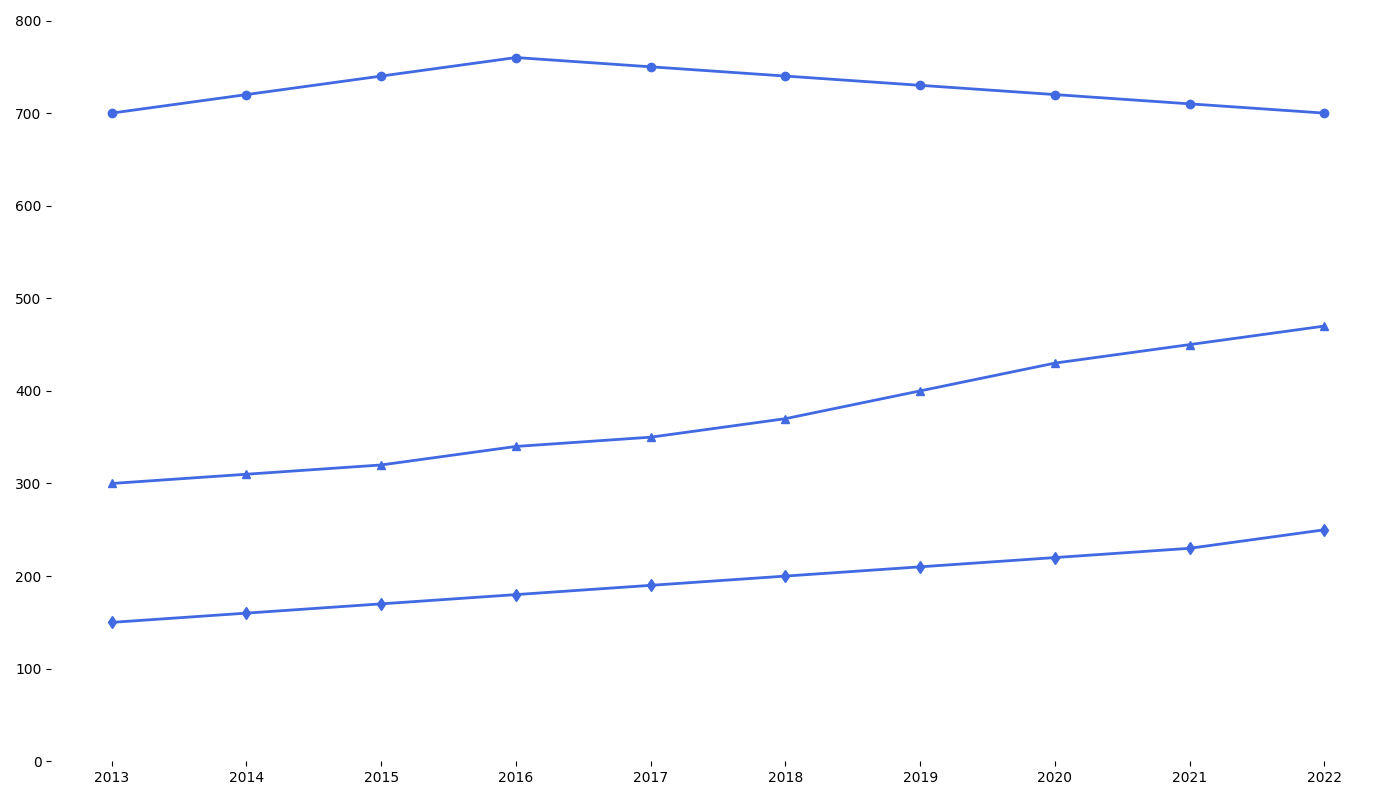

This chart was generated by the following Python code:
import matplotlib.pyplot as plt
import numpy as np

years = np.arange(2013, 2023)

cars_usage = [700, 720, 740, 760, 750, 740, 730, 720, 710, 700]
public_transit_usage = [300, 310, 320, 340, 350, 370, 400, 430, 450, 470]
walking_usage = [150, 160, 170, 180, 190, 200, 210, 220, 230, 250]

fig, ax = plt.subplots(figsize=(14, 8))

single_color = 'royalblue'
ax.plot(years, cars_usage, marker='o', linestyle='-', linewidth=2, color=single_color)
ax.plot(years, public_transit_usage, marker='^', linestyle='-', linewidth=2, color=single_color)
ax.plot(years, walking_usage, marker='d', linestyle='-', linewidth=2, color=single_color)

ax.set_xticks(years)
ax.set_ylim(0, 800)

ax.spines['top'].set_visible(False)
ax.spines['right'].set_visible(False)
ax.spines['left'].set_visible(False)
ax.spines['bottom'].set_visible(False)

plt.tight_layout()
plt.show()
